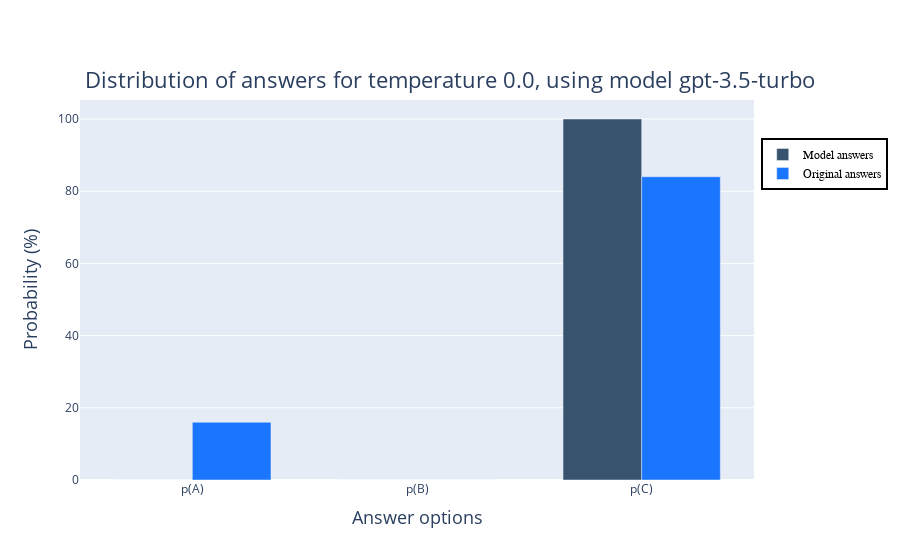

Notebook source saved alongside this figure:
### Code cell
DE_plot_results(df)

### Figure 1 — Plotly figure (JSON) as saved in the notebook; plotly's stock layout.template omitted (floating-point values rounded to 4 significant figures)
{"data": [{"customdata": [100, 100, 100], "hovertemplate": "Percentage: %{y:.2f}%<br>Number of observations: %{customdata}<extra></extra>", "marker": {"color": "rgb(55, 83, 109)"}, "name": "Model answers", "type": "bar", "x": ["p(A)", "p(B)", "p(C)"], "y": [0, 0, 100]}, {"customdata": [100, 100, 100], "hovertemplate": "Percentage: %{y:.2f}%<br>Number of observations: %{customdata}<extra></extra>", "marker": {"color": "rgb(26, 118, 255)"}, "name": "Original answers", "type": "bar", "x": ["p(A)", "p(B)", "p(C)"], "y": [16, 0, 84]}], "layout": {"bargap": 0.3, "barmode": "group", "legend": {"bordercolor": "black", "borderwidth": 2, "font": {"color": "black", "family": "Arial", "size": 12}, "x": 1.01, "y": 0.9}, "title": {"font": {"size": 22}, "text": "Distribution of answers for temperature 0.0, using model gpt-3.5-turbo", "x": 0.5, "y": 0.87}, "xaxis": {"title": {"font": {"size": 18}, "text": "Answer options"}}, "yaxis": {"title": {"font": {"size": 18}, "text": "Probability (%)"}}}}
